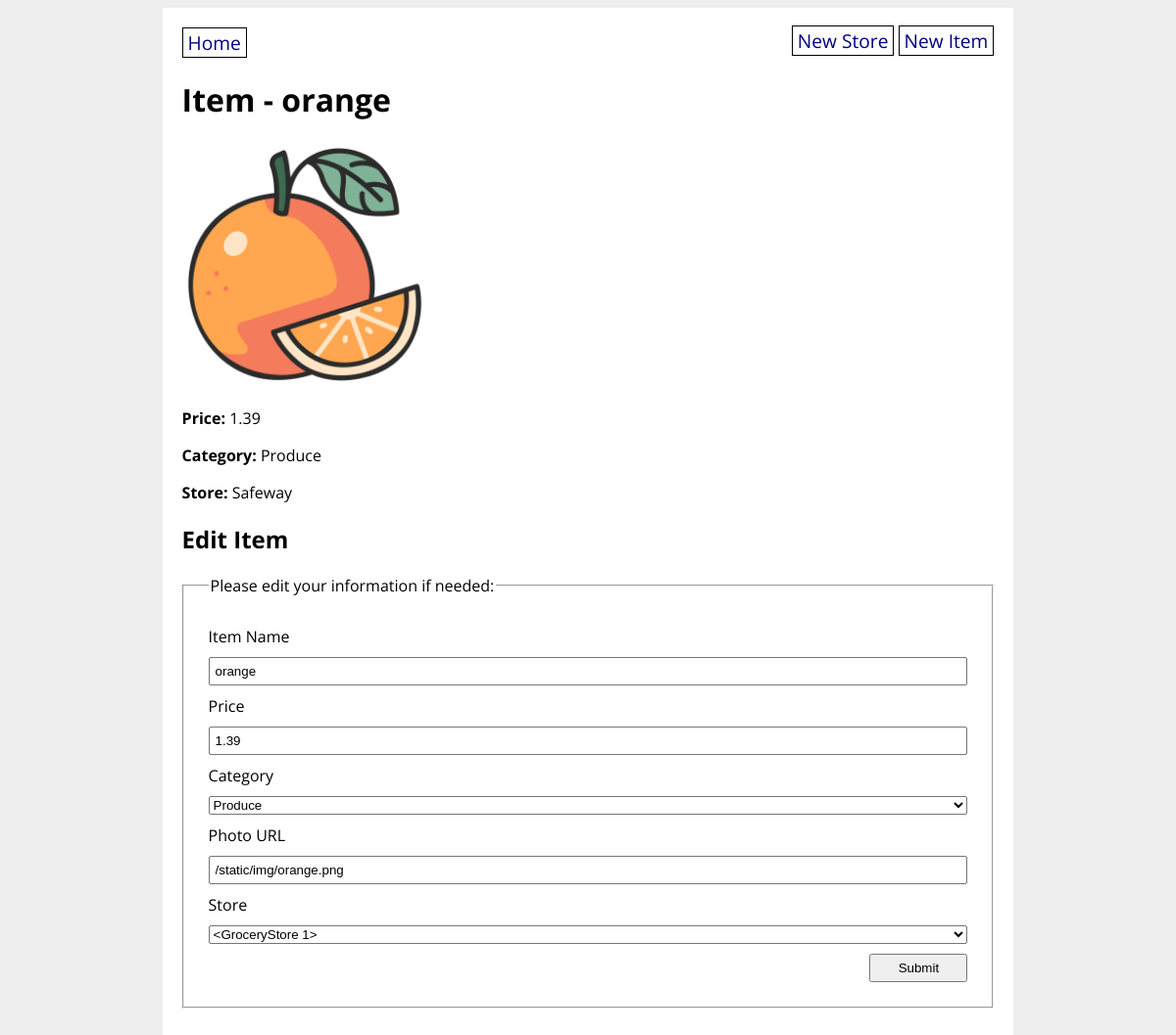
Page /item/6 on the earlier database version.
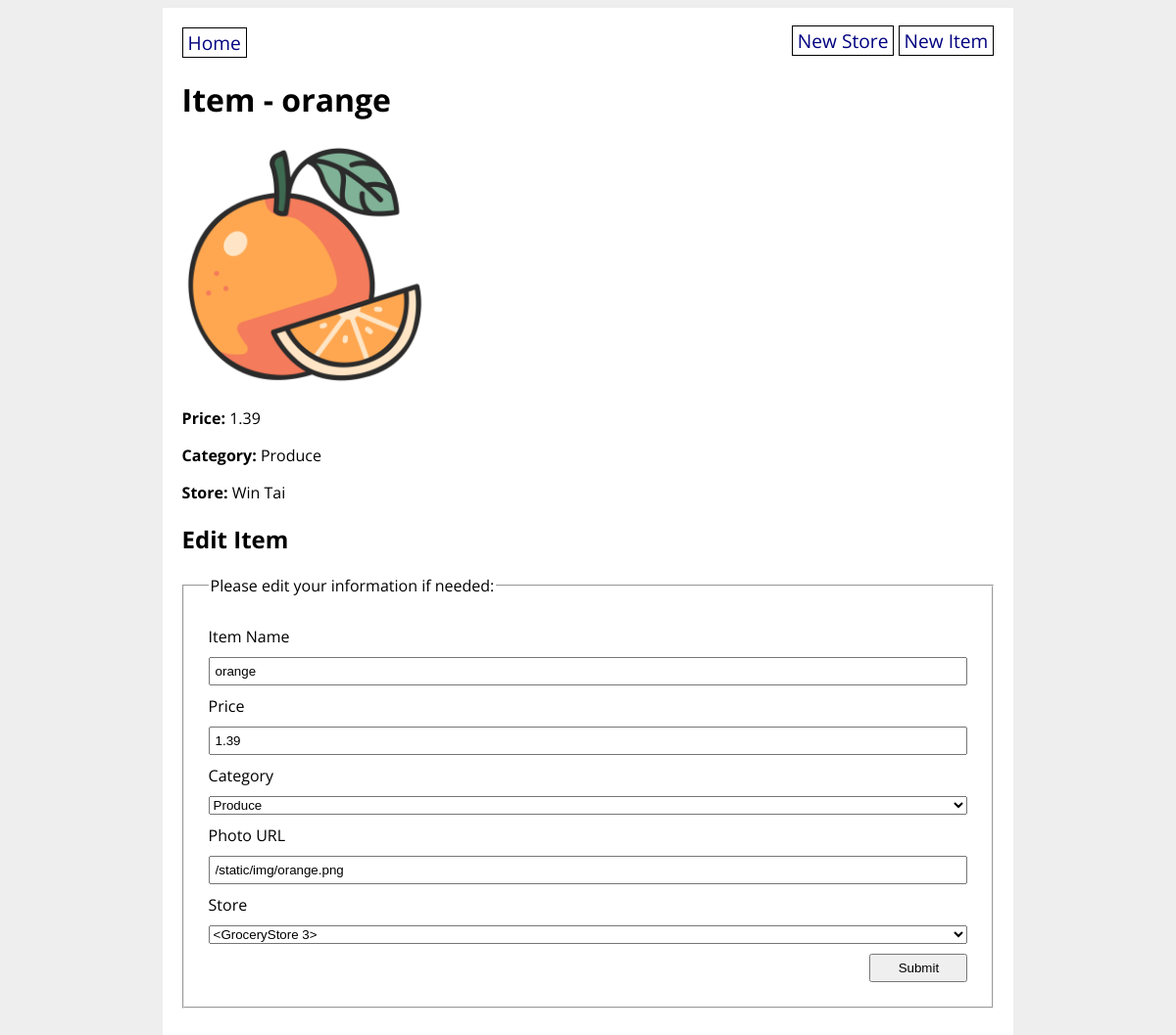
Same page on the later database version.
### grocery_app/models.py (models this page shows)
class GroceryStore(db.Model):
    id = db.Column(db.Integer, primary_key=True)
    title = db.Column(db.String(80), nullable=False)
    address = db.Column(db.String(200), nullable=False)
    items = db.relationship('GroceryItem', back_populates='store')

class GroceryItem(db.Model):
    id = db.Column(db.Integer, primary_key=True)
    name = db.Column(db.String(80), nullable=False)
    price = db.Column(db.Float(precision=2), nullable=False)
    category = db.Column(db.Enum(ItemCategory), default=ItemCategory.OTHER)
    photo_url = db.Column(URLType)
    store_id = db.Column(db.Integer, db.ForeignKey('grocery_store.id'), nullable=False)
    store = db.relationship('GroceryStore', back_populates='items')

### grocery_app/routes.py (the view, shortened to what this page needs)
@main.route('/item/<item_id>', methods=['GET', 'POST'])
def item_detail(item_id):
    item = GroceryItem.query.get(item_id)
    form = GroceryItemForm(obj=item)
    return render_template('item_detail.html', item=item, form=form)

### grocery_app/forms.py
class GroceryItemForm(FlaskForm):
    name = StringField('Item Name', validators=[DataRequired()])
    price = FloatField('Price', validators=[DataRequired()])
    category = SelectField('Category', choices= ItemCategory.choices(), validators=[DataRequired()])
    photo_url = StringField('Photo URL', validators=[DataRequired()])
    store = QuerySelectField('Store', query_factory=lambda: GroceryStore.query, validators=[DataRequired()])
    submit = SubmitField('Submit')

### grocery_app/utils.py (called while the page is built)
    def __str__(self):
        return str(self.value)

### grocery_app/templates/item_detail.html (shortened to what this page needs)
{% extends 'base.html' %}
{% block content %}
<h1>Item - {{ item.name }}</h1>
<p><img src="{{ item.photo_url }}" width="250px" height="250px"></p>
<p><strong>Price:</strong> {{ item.price }}</p>
<p><strong>Category:</strong> {{ item.category }}</p>
<p><strong>Store:</strong> {{ item.store.title }}</p>
<h2>Edit Item</h2>
<form method="POST" action="{{ url_for('main.item_detail', item_id = item.id) }}">
    <fieldset>
        <legend>Please edit your information if needed:</legend>
            {{ form.name.label }}
            {{ form.name }}
            {{ form.price.label }}
            {{ form.price }}
            {{ form.category.label }}
            {{ form.category }}
            {{ form.photo_url.label }}
            {{ form.photo_url }}
            {{ form.store.label }}
            {{ form.store }}
        <input type="submit" value="Submit">
    </fieldset>
</form>
{% endblock %}

Differences in the rows shown:
no longer on this page (row unchanged): GroceryStore: store "Safeway"
changed GroceryItem "orange": store "<GroceryStore 1>" → "<GroceryStore 3>"
added GroceryStore: store "Win Tai"
